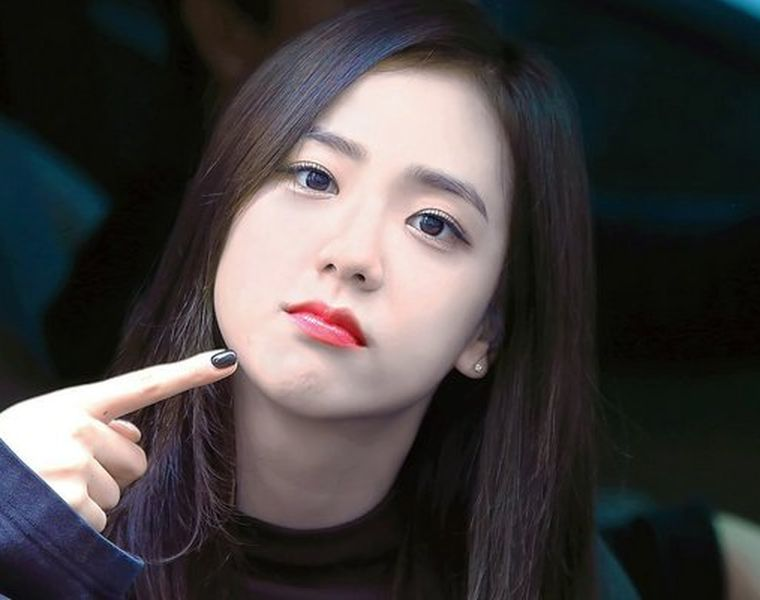
#> input picture jisoo.jpg, 760 x 600 px
$ jupyter execute Translation.ipynb
#> lines starting #> are read from the running program, lines starting #| are printed output that depends on the picture
[cell 1]
import cv2 as cv
import numpy as np
import matplotlib.pyplot as plt

image = cv.imread("jisoo.jpg")
#> image is the input picture: shape (600, 760, 3); mean B, G, R 64.8, 64.8, 69
h, w = image.shape[:2]
#> h = 600; w = 760

half_height, half_width = h//6, w//10
#> half_height = 100; half_width = 76
transition_matrix = np.float32([[1, 0, half_width], [0, 1, half_height]])
#> transition_matrix = [[1, 0, 76], [0, 1, 100]]

img_transition = cv.warpAffine(image, transition_matrix, (w, h))
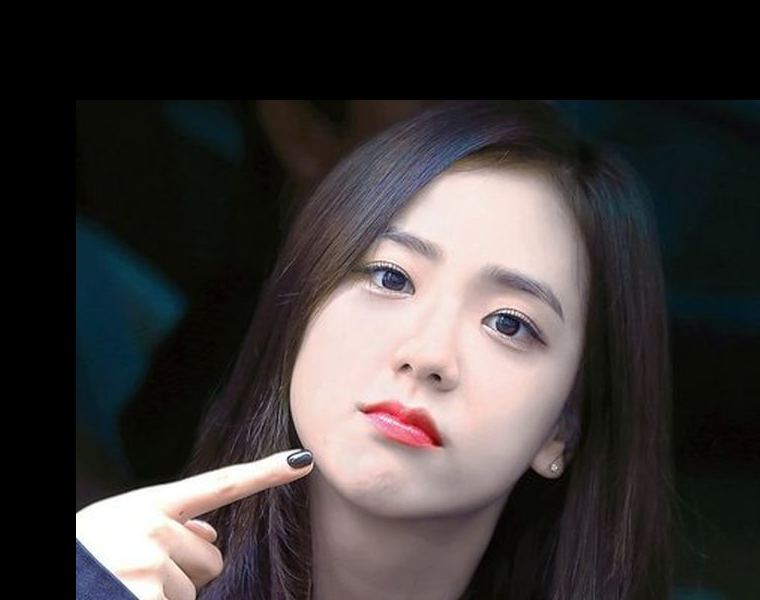
#> img_transition: shape (600, 760, 3); mean B, G, R 56.6, 57.1, 61.7
plt.imshow(cv.cvtColor(img_transition, cv.COLOR_BGR2RGB))
plt.title("Translation")

plt.show()
